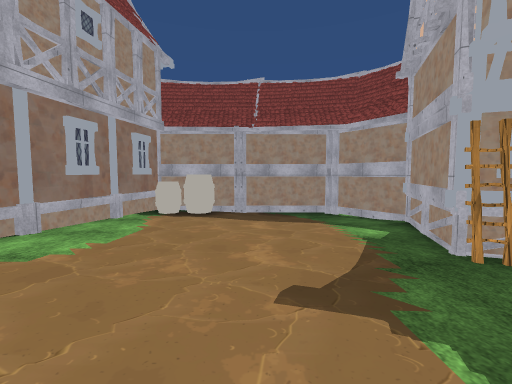
view 1 (above)

23 first-person views from a walk through a 3-D level made in the Unity game engine. The camera is 1.4 m above the floor, tilts 4° down and sees 90° across. Doors are open. The floor is counted in squares, 2 m on a side. Each view is taken from the middle of a square. On the plan, view 1 faces up. The plan holds only what a view shows up to about 9 squares ahead; the rest is blank. The place goes on beyond the plan. The player is left out. Some animated figures are not drawn. Some surface patterns are stand-ins.

view 2
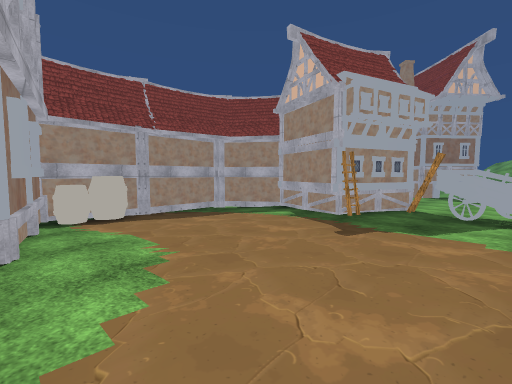

view 3
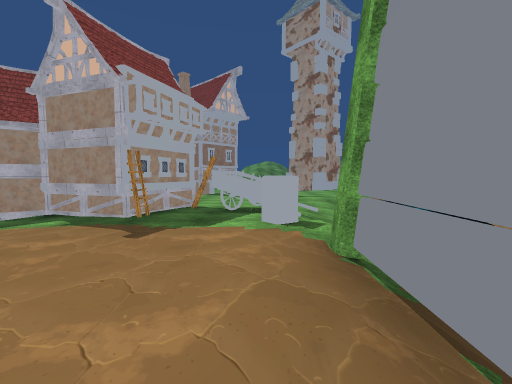

view 4
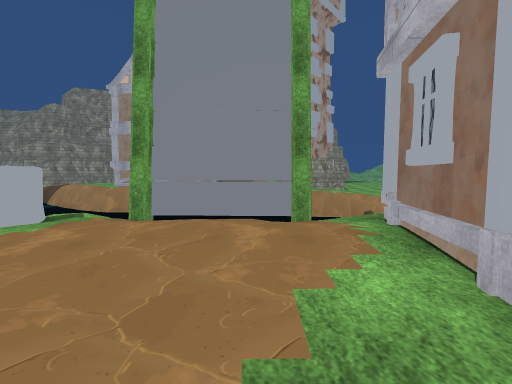

view 5
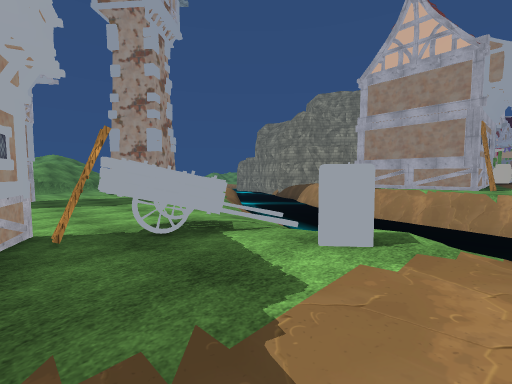

view 6
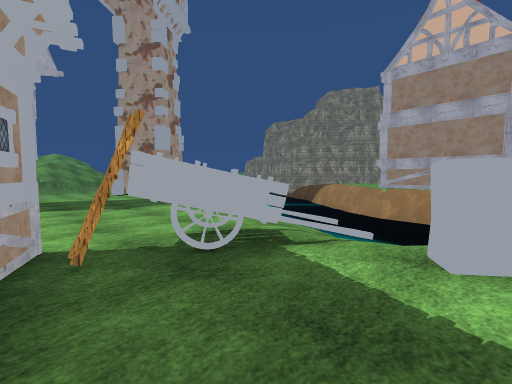

view 7
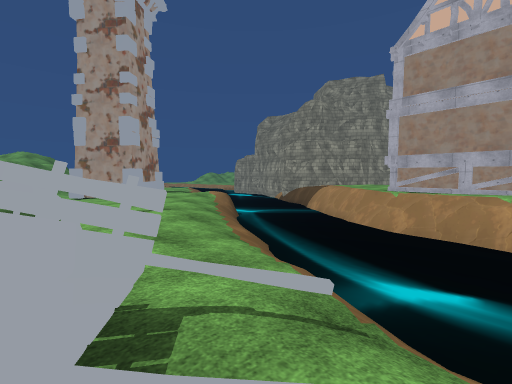

view 8
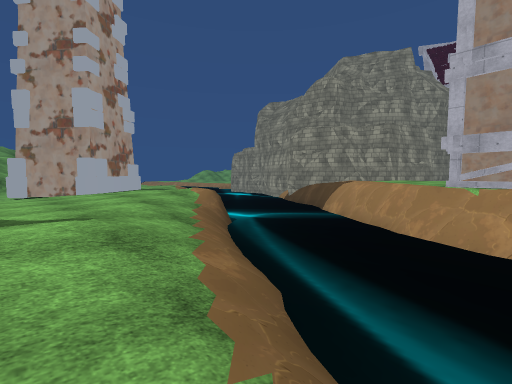

view 9
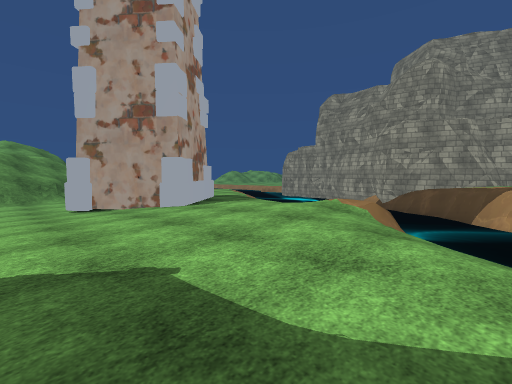

view 10
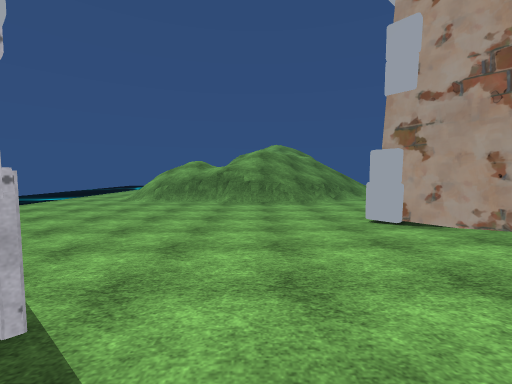

view 11
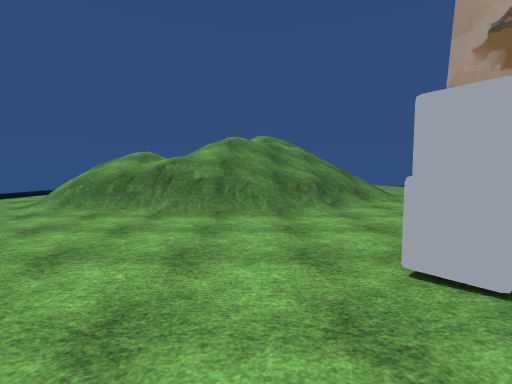

view 12
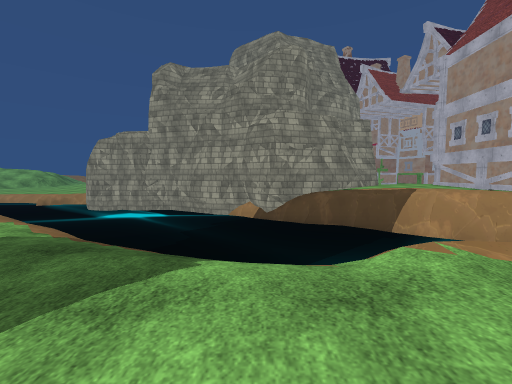

view 13
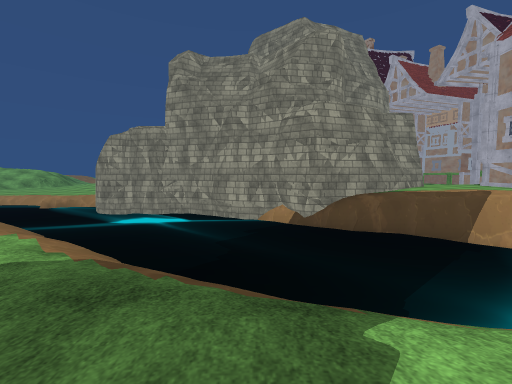

view 14
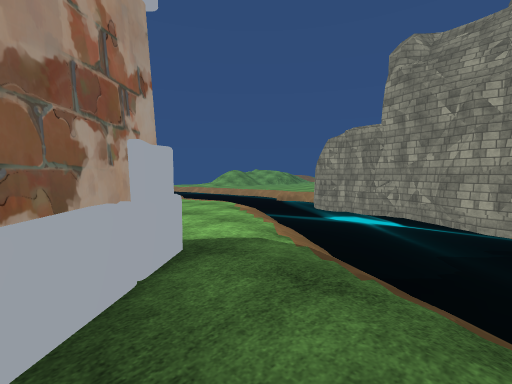

view 15
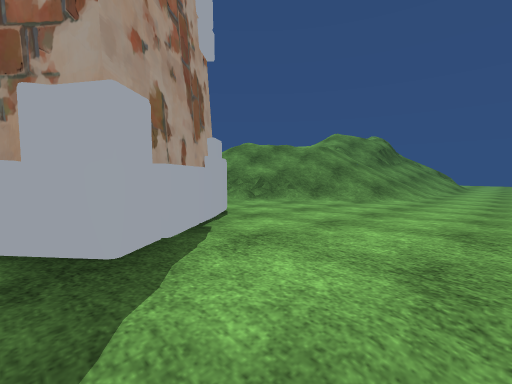

view 16
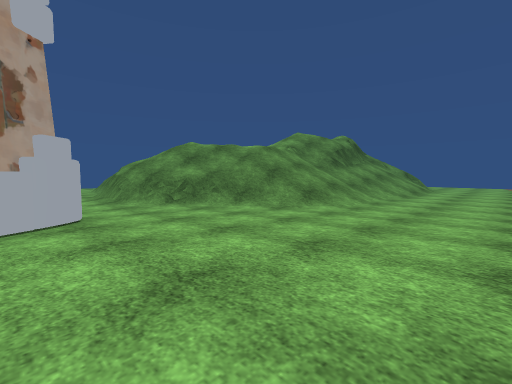

view 17
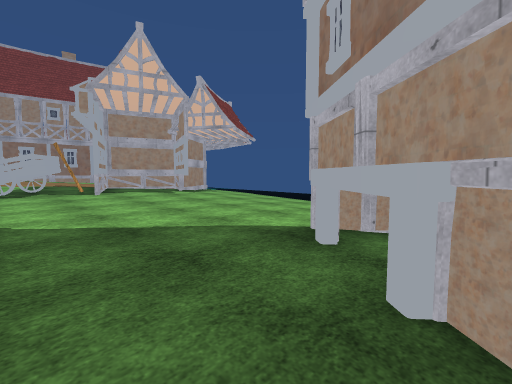

view 18
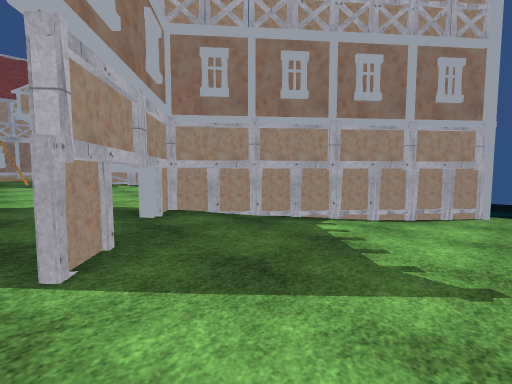

view 19
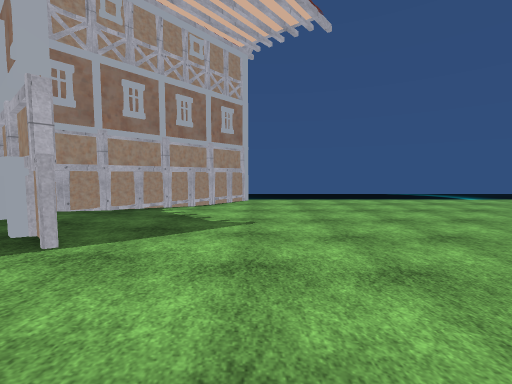

view 20
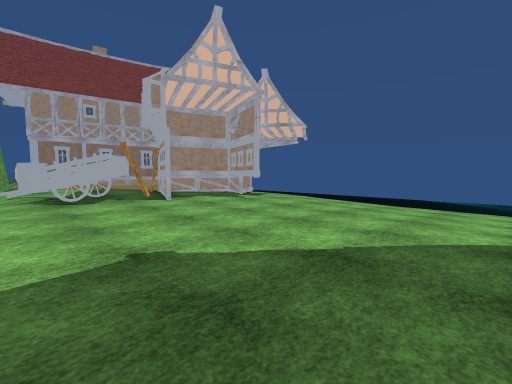

view 21
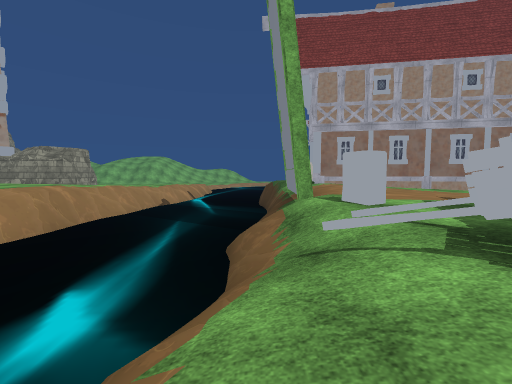

view 22
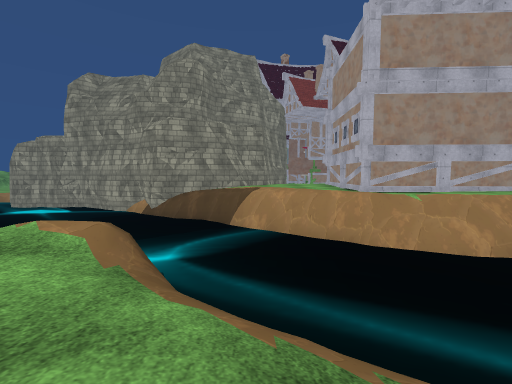

view 23
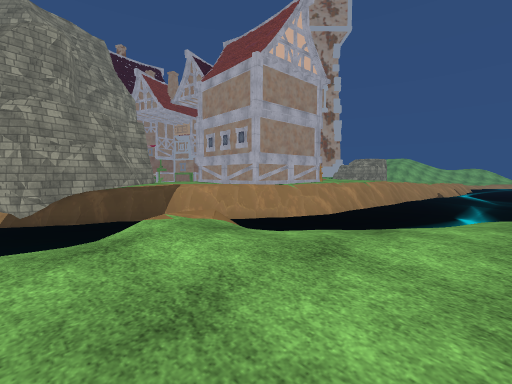

### Floor plan
Key: @ floor where view 1 was taken; # wall or solid block; x gap in a wall; . main floor; : floor 0.25 m higher than the main floor; - floor 0.25 m lower than the main floor; + floor 0.5 m higher than the main floor; _ floor 0.5 m lower than the main floor; < floor 0.75 m lower than the main floor; ( floor 1.25 m lower than the main floor; / step, stairs or slope; D open door; = window, fence, low wall or low ledge; ~ liquid the walk can cross; ≈ liquid the walk keeps out of; ^ raised ledge; v drop or lower ground; O other object.
Columns run from 4 left of view 1 to 23 right of it. Each row starts with its distance up from view 1.
  7   #####   _____  #<<<<<<<<<
  6  ###..## ////__ ##<<<<<<<<<
  5  #.../.#..///-_ #_<<<<<<</
  4  #::..####...--##__<<<<<//
  3  #::::#::......#____<<<<=//
  2  #++::O##......D#___<<<<v//
  1 ##+++:::O.......--__<<<<=//
  0 #//+@O:##........-___<<////
 -1 v/##x#///........-___<</////
 -2 ≈≈ ≈///////......--__<<_////
 -3 ≈≈≈≈≈≈≈≈≈///......-O#__<_///
 -4 ≈≈≈≈≈≈≈≈≈≈////....####___///
 -5  ≈≈  ≈  ≈≈≈≈///:./.###____//
 -6 ≈≈≈   ≈   ≈≈≈≈////.##-____</
 -7 ^^#####≈≈≈ ≈≈≈≈≈///----____<
 -8  ^^ ####### ≈≈≈≈≈≈///---____
 -9 #^^      ###≈≈≈≈≈  ~//---___
-10 #^         ##≈    ≈≈ (////
-11 #           #^^≈ ≈≈≈≈≈≈≈
-12              ^###≈≈≈≈≈≈≈
-13              #  ###≈≈≈≈≈
-14                   ###≈≈≈

Where each view was taken, in squares from view 1:
view 1: 0 up, 0 right, facing up
view 2: 0 up, 3 left, facing up-right
view 3: 0 up, 3 left, facing right
view 4: 3 up, 2 left, facing down
view 5: 2 up, 0 right, facing down-right
view 6: 2 up, 1 right, facing down-right
view 7: 0 up, 2 right, facing down-right
view 8: 2 down, 4 right, facing down-right
view 9: 1 down, 8 right, facing down-right
view 10: 0 up, 11 right, facing right
view 11: 1 down, 14 right, facing right
view 12: 4 down, 12 right, facing down
view 13: 5 down, 13 right, facing down
view 14: 5 down, 13 right, facing down-right
view 15: 8 down, 15 right, facing up-right
view 16: 9 down, 17 right, facing up-right
view 17: 0 up, 12 right, facing up-left
view 18: 1 up, 14 right, facing up-left
view 19: 1 down, 14 right, facing up
view 20: 1 down, 10 right, facing up-left
view 21: 2 down, 5 right, facing left
view 22: 3 down, 8 right, facing down
view 23: 3 down, 12 right, facing down-left
